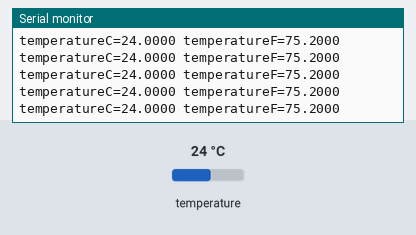
Simulated run of this sketch. Board: Arduino Uno, built with avr-gcc and run on an emulated ATmega328P. Shown: the last lines printed to the serial monitor. The test bench sets the inputs (shaded band); at power-on: temperature 24 °C.

Above: at 1.2 s.
1.3 s: temperature set to 41 °C
At 1.42 s:
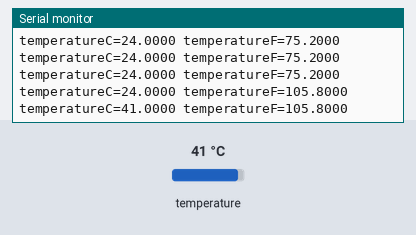
4.3 s: temperature set to 12 °C
At 4.31 s:
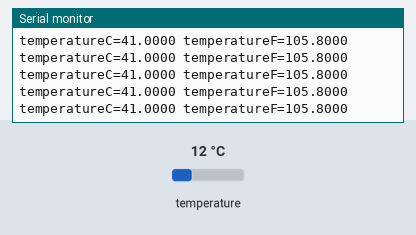
Timing chart, 0 to 7.3 s (numbered marks = the images above; inputs shaded):
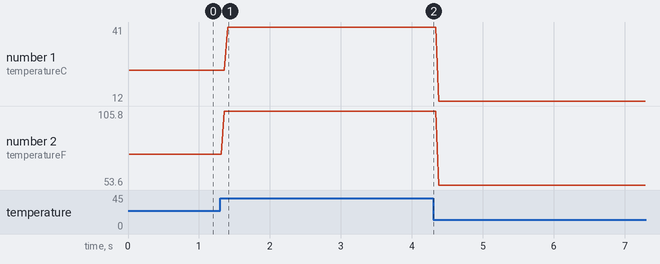

The sketch:

max_temp.ino
```cpp
#include <Wire.h>

#include <MAX30105.h>
MAX30105 particleSensor;

void setup()
{
  Serial.begin(9600);
  Serial.println("Initializing...");

  if (particleSensor.begin(Wire, I2C_SPEED_FAST) == 0)
  {
    Serial.println("MAX30102 was not found. Please check wiring/power. ");
    while (1);
  }
 // particleSensor.setup(0); //Turn off LEDs

  particleSensor.enableDIETEMPRDY();
}
void loop()
{
  float temperature = particleSensor.readTemperature();

  Serial.print("temperatureC=");
  Serial.print(temperature, 4);

  float temperatureF = particleSensor.readTemperatureF();

  Serial.print(" temperatureF=");
  Serial.print(temperatureF, 4);

  Serial.println();
}
```

Measured:
- after the input at 1.3 s, the serial monitor: prints a new line after 0.06 s (image 1)
- plotted number 1: 24 → 41 after the input at 1.3 s, 41 → 12 after the input at 4.3 s
- plotted number 2: 75.2 → 105.8 after the input at 1.3 s, 105.8 → 53.6 after the input at 4.3 s
